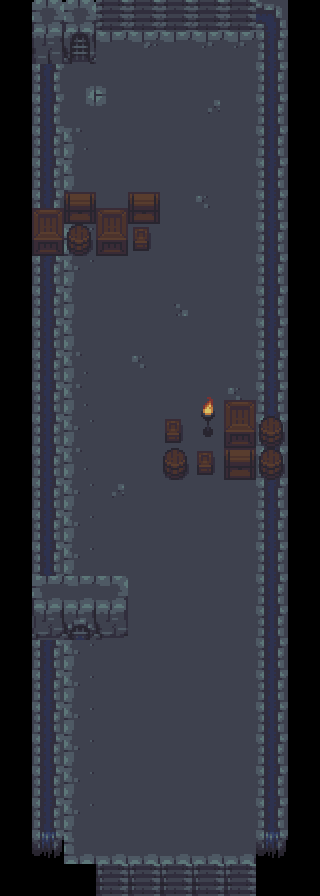

Rendered tile map (Tiled .tmx) drawn with the repository's tilesets; below, a short description and the full map source, tile grids included:
An orthogonal 10x28 tile map with 32x32 px tiles, 2 tile layers (Tile Layer 1, Tile Layer 2), 4 tilesets and 11 objects.

<map version="1.10" tiledversion="1.10.1" orientation="orthogonal" renderorder="right-down" width="10" height="28" tilewidth="32" tileheight="32" infinite="0" nextlayerid="11" nextobjectid="19">
 <tileset firstgid="1" source="../tileset/prefab1.tsx" />
 <tileset firstgid="33" source="../tileset/dungeon_tiles.tsx" />
 <tileset firstgid="585" source="../tileset/sewer_tiles.tsx" />
 <tileset firstgid="937" source="../tileset/cave_tiles.tsx" />
 <layer id="1" name="Tile Layer 1" width="10" height="28">
  <data encoding="csv">
1265,426,426,67,67,67,67,67,116,1265,
1265,449,294,34,36,34,35,35,139,1265,
1265,471,472,57,57,57,57,57,139,1265,
1265,2684354833,56,57,57,57,2684354619,57,139,1265,
1265,137,102,57,57,57,57,57,139,1265,
1265,137,56,57,57,57,57,57,139,1265,
1265,137,79,82,82,57,59,57,139,1265,
1265,137,79,82,82,57,57,57,139,1265,
1265,137,79,57,57,57,57,57,139,1265,
1265,137,56,57,57,3221225531,57,57,139,1265,
1265,137,56,57,57,57,57,57,139,1265,
1265,137,102,57,59,57,57,57,139,1265,
1265,137,102,57,57,57,57,59,139,1265,
1265,137,79,57,57,57,57,140,139,1265,
1265,137,102,57,57,57,57,57,139,1265,
1265,137,79,2684354619,57,57,57,57,139,1265,
1265,137,79,57,57,57,57,57,139,1265,
1265,137,79,57,57,57,57,57,139,1265,
1265,137,79,57,57,57,57,57,139,1265,
1265,137,79,57,57,57,57,57,139,1265,
1265,139,79,57,57,57,57,57,139,1265,
1265,139,79,57,57,57,57,57,139,1265,
1265,139,79,57,57,57,57,57,139,1265,
1265,139,79,57,57,57,57,57,139,1265,
1265,139,79,57,57,57,57,57,139,1265,
1265,139,79,57,57,57,57,57,139,1265,
1265,250,125,126,126,126,126,126,250,1265,
1265,1265,1265,90,90,90,90,90,1265,1265
</data>
 </layer>
 <layer id="9" name="Tile Layer 2" width="10" height="28">
  <data encoding="csv">
0,0,0,0,0,0,0,0,0,0,
0,0,0,0,0,0,0,0,0,0,
0,137,65,66,0,0,0,0,0,0,
0,137,88,89,0,0,0,0,0,0,
0,0,0,0,0,0,0,0,0,0,
0,0,0,0,0,0,0,0,0,0,
0,132,154,132,154,0,0,0,0,0,
0,155,110,155,156,0,0,0,0,0,
0,0,0,0,0,0,0,0,0,0,
0,0,0,0,0,0,0,0,0,0,
0,0,0,0,0,0,0,0,0,0,
0,0,0,0,0,0,0,0,0,0,
0,0,0,0,0,0,157,132,0,0,
0,0,0,0,0,156,180,155,110,0,
0,0,0,0,0,110,156,154,110,0,
0,0,0,0,0,0,0,0,0,0,
0,0,0,0,0,0,0,0,0,0,
0,0,0,0,0,0,0,0,0,0,
0,286,313,287,0,0,0,0,0,0,
0,309,185,310,0,0,0,0,0,0,
0,0,0,0,0,0,0,0,0,0,
0,0,0,0,0,0,0,0,0,0,
0,0,0,0,0,0,0,0,0,0,
0,0,0,0,0,0,0,0,0,0,
0,0,0,0,0,0,0,0,0,0,
0,0,0,0,0,0,0,0,0,0,
0,0,0,0,0,0,0,0,0,0,
0,0,0,0,0,0,0,0,0,0
</data>
 </layer>
 <objectgroup color="#00ff00" id="6" name="PAPERS">
  <object id="8" x="160" y="128">
   <point />
  </object>
  <object id="12" x="128" y="384">
   <point />
  </object>
  <object id="13" x="192" y="576">
   <point />
  </object>
  <object id="14" x="224" y="224">
   <point />
  </object>
  <object id="15" x="128" y="736">
   <point />
  </object>
  <object id="16" x="224" y="832">
   <point />
  </object>
 </objectgroup>
 <objectgroup color="#000000" id="3" name="ENEMIES">
  <object id="3" x="128" y="160">
   <point />
  </object>
  <object id="17" x="160" y="352">
   <point />
  </object>
  <object id="18" x="192" y="736">
   <point />
  </object>
 </objectgroup>
 <objectgroup id="2" name="HINT">
  <object id="1" x="96" y="0">
   <properties>
    <property name="for" value="TOP" />
    <property name="size" type="int" value="5" />
   </properties>
   <point />
  </object>
  <object id="2" x="96" y="864">
   <properties>
    <property name="for" value="BOTTOM" />
    <property name="size" type="int" value="5" />
   </properties>
   <point />
  </object>
 </objectgroup>
</map>
